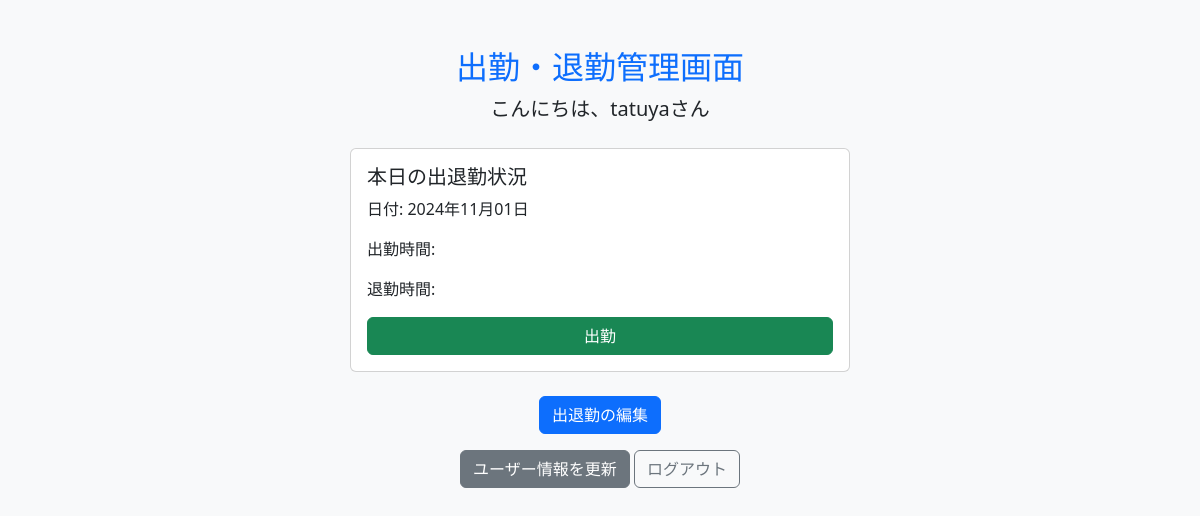
Before: /attendance/ (signed in) with the older database file.
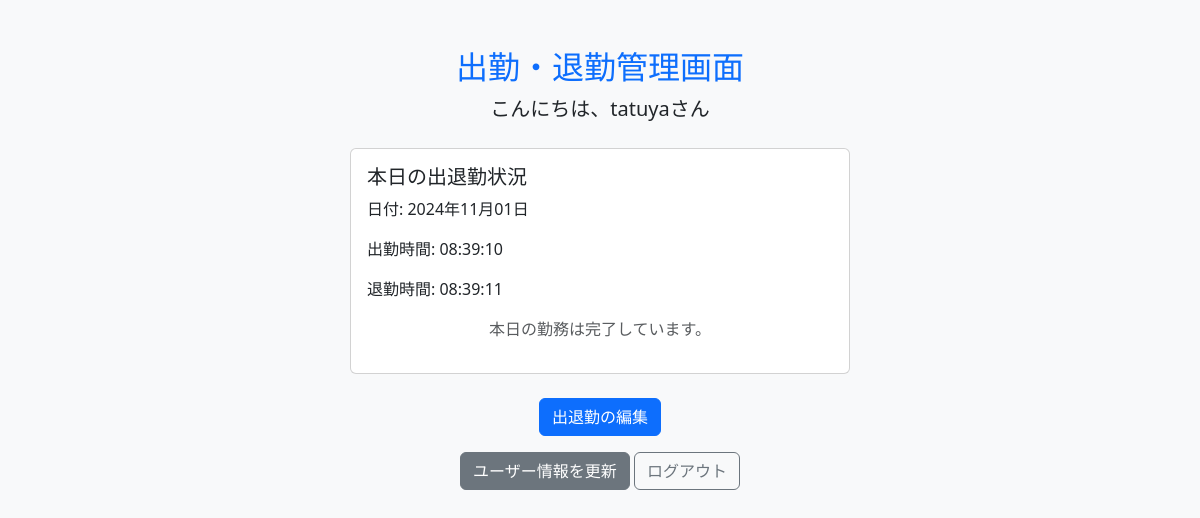
After: the same page with the newer database file.
### attendance_system/models.py (models this page shows, shortened)
class Attendance(models.Model):
    user = models.ForeignKey(User, on_delete=models.CASCADE)
    check_in = models.DateTimeField(null=True, blank=True)  # 出勤時間
    check_out = models.DateTimeField(null=True, blank=True)  # 退勤時間
    date = models.DateField(default=timezone.now)  # 日付
    status = models.BooleanField(default=False)  # 勤務中か否か
    is_approved = models.BooleanField(default=False)

### attendance_system/views.py (the view, shortened to what this page needs)
# urls.py: path('attendance/', views.attendance_view, name='attendance'),
@login_required
def attendance_view(request):
    user = request.user
    today = timezone.now().date()
    attendance, created = Attendance.objects.get_or_create(user=user, date=today)
    is_admin = user.groups.filter(name='幹部クラス').exists()
    is_manager = user.groups.filter(name='中間管理職').exists()
    is_employee = user.groups.filter(name='一般社員').exists()
    return render(request, 'attendance_system/attendance.html', {
        'attendance': attendance,
        'is_admin': is_admin,
        'is_manager': is_manager,
        'is_employee': is_employee,
    })

### attendance_system/templates/attendance_system/attendance.html (shortened to what this page needs)
<!DOCTYPE html>
<html lang="ja">
<head>
    <link href="https://cdn.jsdelivr.net/npm/bootstrap@5.3.0/dist/css/bootstrap.min.css" rel="stylesheet">
</head>
<body class="bg-light">
    <div class="container mt-5">
        <div class="text-center mb-4">
            <h2 class="text-primary">出勤・退勤管理画面</h2>
            <p class="lead">こんにちは、<strong>{{ request.user.username }}</strong>さん</p>
        </div>
        <div class="card mx-auto" style="max-width: 500px;">
            <div class="card-body">
                <h5 class="card-title">本日の出退勤状況</h5>
                <p class="card-text">日付: {{ attendance.date|date:"Y年m月d日" }}</p>
                <p class="card-text">出勤時間: {{ attendance.check_in|date:"H:i:s" }}</p>
                <p class="card-text">退勤時間: {{ attendance.check_out|date:"H:i:s" }}</p>
                <form method="post" class="text-center">
                    {% if not attendance.check_in %}
                        <button type="submit" name="check_in" class="btn btn-success w-100">出勤</button>
                    {% elif not attendance.check_out %}
                        <button type="submit" name="check_out" class="btn btn-danger w-100">退勤</button>
                    {% else %}
                        <p class="text-muted">本日の勤務は完了しています。</p>
                    {% endif %}
                </form>
            </div>
        </div>
        <div class="text-center mt-4">
            {% if is_admin %}
                <a href="{% url 'edit_attendance' attendance.id %}" class="btn btn-primary">出退勤の承認</a>
            {% elif is_manager %}
                <a href="{% url 'edit_attendance' attendance.id %}" class="btn btn-primary">出退勤の編集</a>
            {% endif %}
            <div class="mt-3">
                <a href="{% url 'update_profile' %}" class="btn btn-secondary">ユーザー情報を更新</a>
                <a href="{% url 'welcome' %}" class="btn btn-outline-secondary">ログアウト</a>
            </div>
        </div>
    </div>
</body>
</html>

Changed rows visible on the page:
changed Attendance: check_in (not shown) → "08:39:10"; check_out (not shown) → "08:39:11"
Other visible differences:
text no longer shown: "出勤"
text now shown: "本日の勤務は完了しています。"
